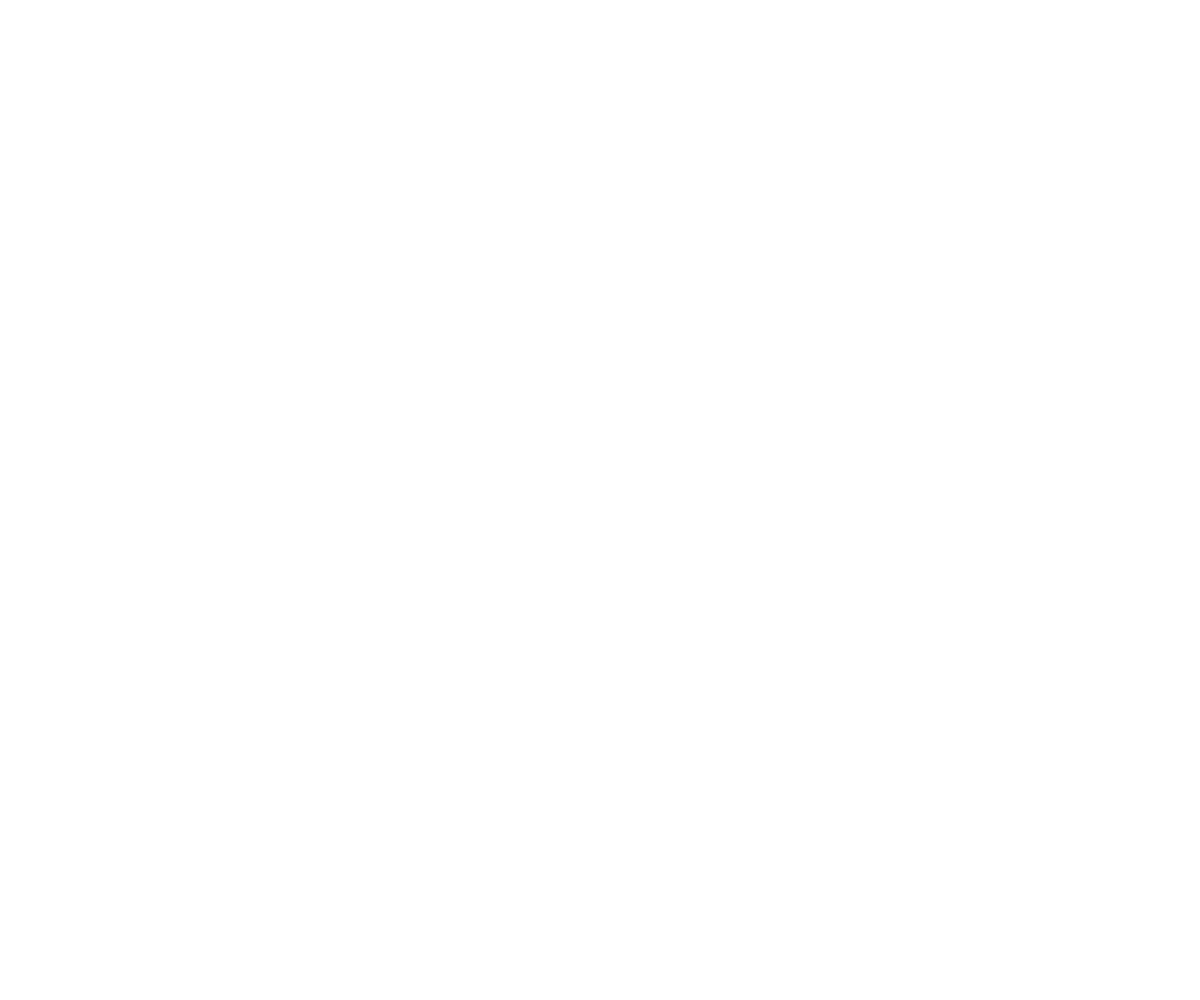
Frame 1 (no input)
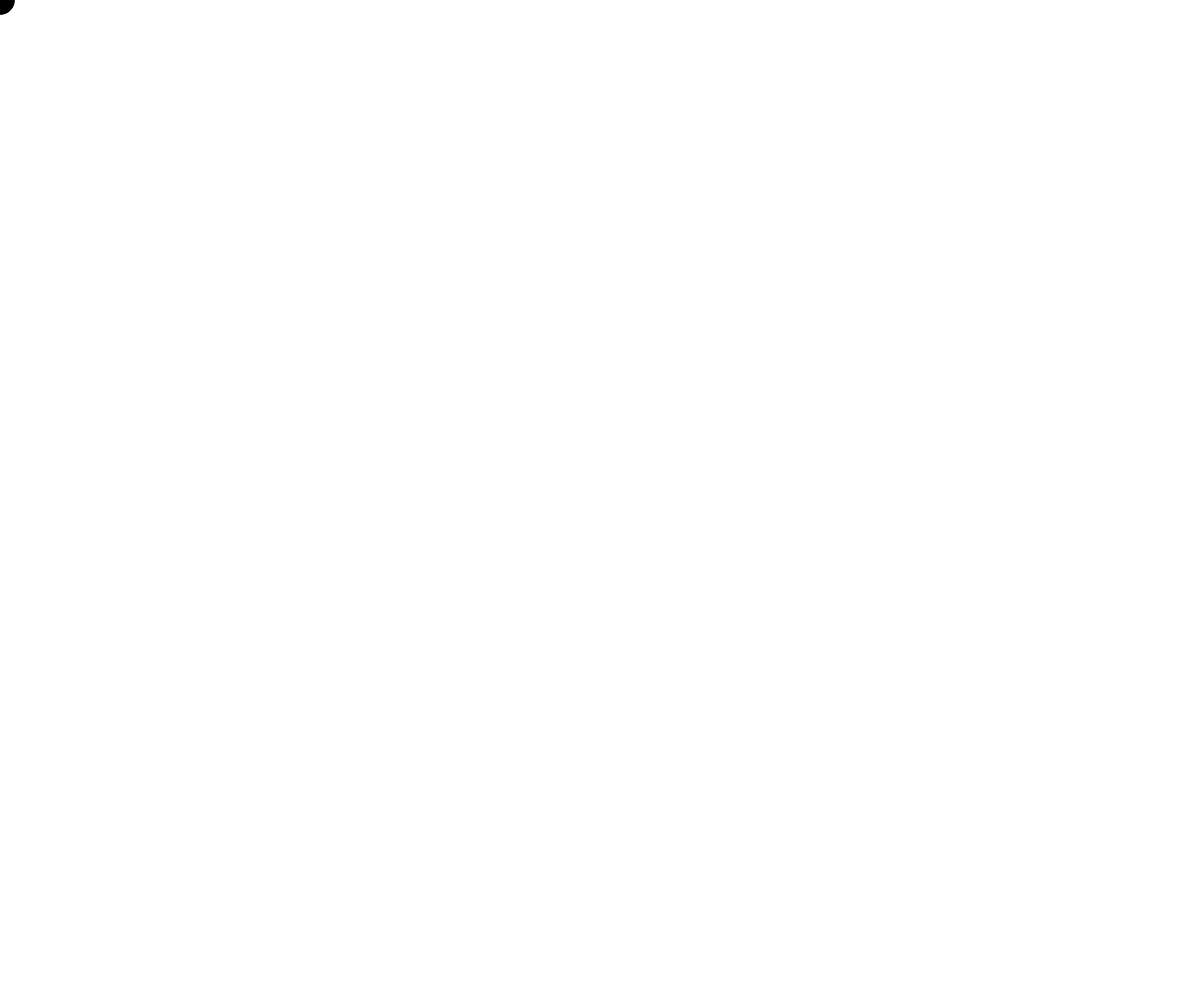
Frame 60 (no input)
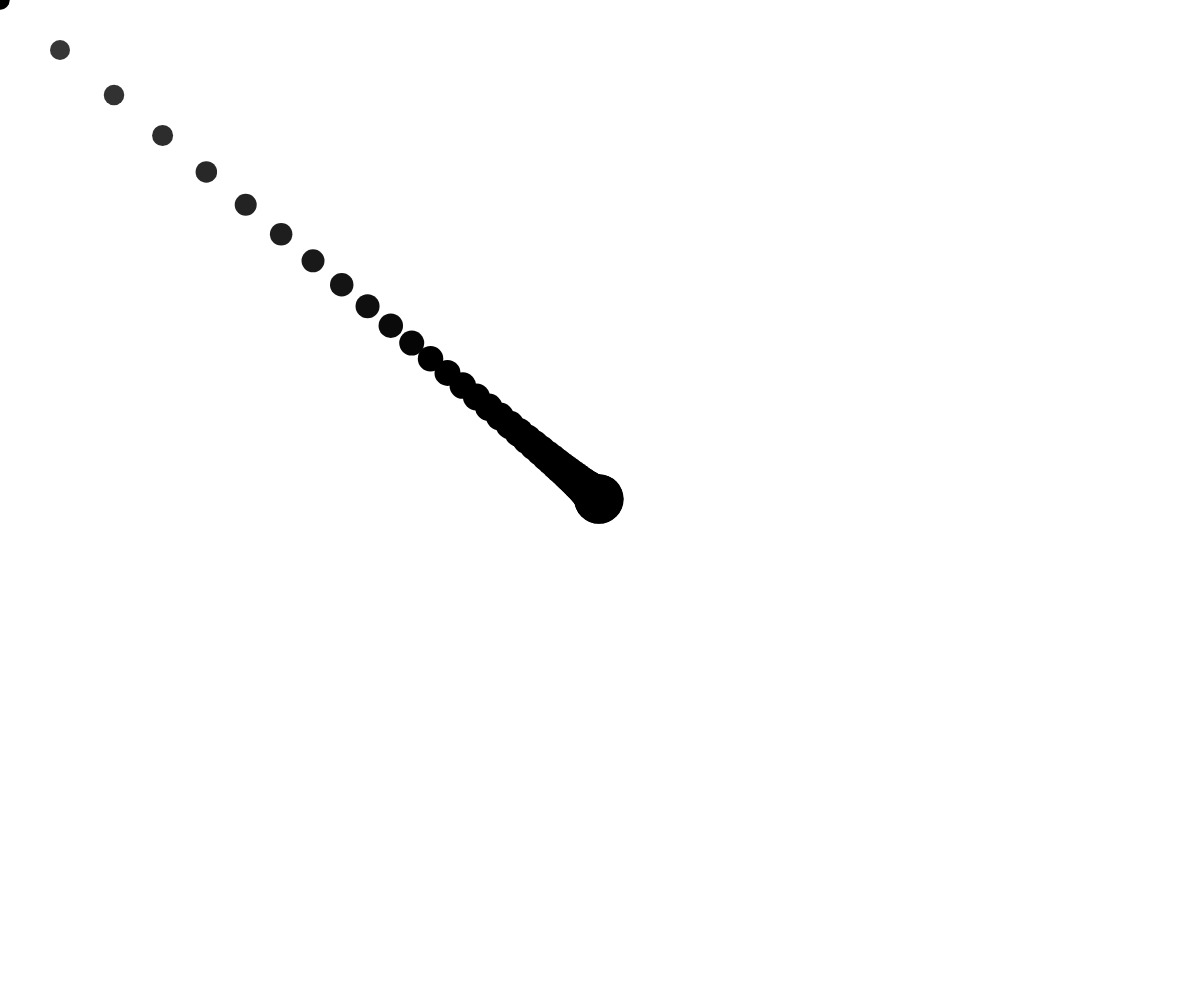
Frame 120 (the mouse pressed at the canvas centre since frame 60)

The p5.js sketch that drew these frames (run headless with seeded random() and noise() and a simulated clock; from frame 60 on, the mouse is pressed at the canvas centre):

// p5.js sketch
// ── sketch.js
/*
* Trick 02 
* easing 水墨
* Developed by: Yuli Cai/ caiyuli.com
*/

// 线上案例： https://editor.p5js.org/yulicai/sketches/rJd3C1xpW

let locs = [];
let trailLength = 100;
let easing = 0.1;
let diffx=diffy=x=y=0;

function setup() {
  createCanvas(windowWidth, windowHeight);
  noStroke();
}

function draw() {
  background(255);
  diffx=mouseX-x;
  diffy=mouseY-y;
  x = x +easing *diffx;
  y = y+easing*diffy;
  locs.push({x: x, y: y});
  if(locs.length>trailLength) locs.shift();
  for (let l = 0; l < locs.length; l++) {
    let loc = locs[l];
    fill(0, (l*5));
    ellipse(loc.x, loc.y, l/2, l/2);
  }
}
